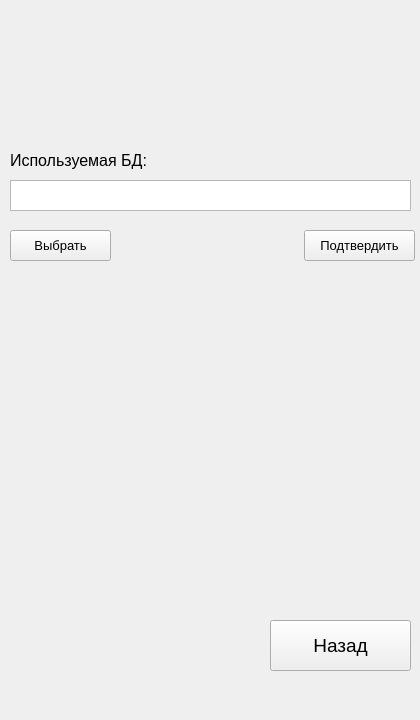
<?xml version="1.0" encoding="UTF-8"?>
<ui version="4.0">
 <class>Settings</class>
 <widget class="QWidget" name="Settings">
  <property name="geometry">
   <rect>
    <x>0</x>
    <y>0</y>
    <width>420</width>
    <height>720</height>
   </rect>
  </property>
  <property name="windowTitle">
   <string>Настройки</string>
  </property>
  <property name="styleSheet">
   <string notr="true"/>
  </property>
  <widget class="QLabel" name="UseDB">
   <property name="geometry">
    <rect>
     <x>10</x>
     <y>150</y>
     <width>401</width>
     <height>21</height>
    </rect>
   </property>
   <property name="font">
    <font>
     <family>MS Shell Dlg 2</family>
     <pointsize>12</pointsize>
    </font>
   </property>
   <property name="text">
    <string>Используемая БД:</string>
   </property>
  </widget>
  <widget class="QPushButton" name="BackButton">
   <property name="geometry">
    <rect>
     <x>270</x>
     <y>620</y>
     <width>141</width>
     <height>51</height>
    </rect>
   </property>
   <property name="font">
    <font>
     <family>MS Shell Dlg 2</family>
     <pointsize>14</pointsize>
    </font>
   </property>
   <property name="cursor">
    <cursorShape>OpenHandCursor</cursorShape>
   </property>
   <property name="text">
    <string>Назад</string>
   </property>
  </widget>
  <widget class="QPushButton" name="CompleteBut">
   <property name="geometry">
    <rect>
     <x>304</x>
     <y>230</y>
     <width>111</width>
     <height>31</height>
    </rect>
   </property>
   <property name="font">
    <font>
     <family>MS Shell Dlg 2</family>
     <pointsize>10</pointsize>
    </font>
   </property>
   <property name="cursor">
    <cursorShape>OpenHandCursor</cursorShape>
   </property>
   <property name="text">
    <string>Подтвердить</string>
   </property>
  </widget>
  <widget class="QPushButton" name="ChoiceBut">
   <property name="geometry">
    <rect>
     <x>10</x>
     <y>230</y>
     <width>101</width>
     <height>31</height>
    </rect>
   </property>
   <property name="font">
    <font>
     <family>MS Shell Dlg 2</family>
     <pointsize>10</pointsize>
    </font>
   </property>
   <property name="cursor">
    <cursorShape>OpenHandCursor</cursorShape>
   </property>
   <property name="text">
    <string>Выбрать</string>
   </property>
  </widget>
  <widget class="QLabel" name="ItSaveLabel">
   <property name="geometry">
    <rect>
     <x>170</x>
     <y>270</y>
     <width>81</width>
     <height>21</height>
    </rect>
   </property>
   <property name="font">
    <font>
     <family>MS Sans Serif</family>
     <pointsize>8</pointsize>
    </font>
   </property>
   <property name="text">
    <string/>
   </property>
  </widget>
  <widget class="QPlainTextEdit" name="DBText">
   <property name="geometry">
    <rect>
     <x>10</x>
     <y>180</y>
     <width>401</width>
     <height>31</height>
    </rect>
   </property>
  </widget>
 </widget>
 <resources/>
 <connections/>
</ui>
